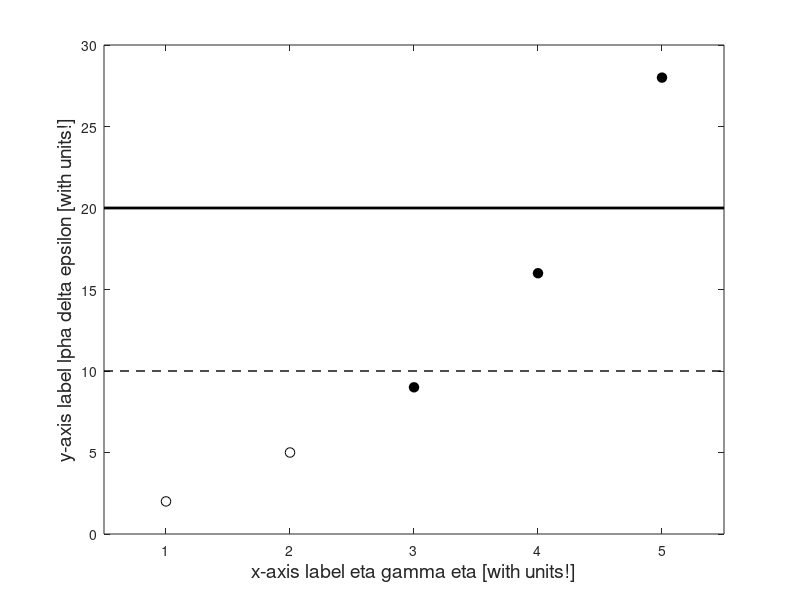

MATLAB code for this plot:
%% This example script is used to demonstrate the following
% 1) the "plot" function (plotting without error bars)
% 2) plotting data points as open circles vs. closed circles
% 3) adding horizontal lines to a plot

%% initialize workspace
close all; % close all open figure windows
clearvars; % clear all variables from the workspace

%% input data -- manual entry

% going to plot y vs. x, but splitting it up into "small" and "large"
% values of x 
x_small = [1, 2];
y_small = [2, 5];
x_large = [3, 4, 5]; 
y_large = [9, 16, 28];

% going to plot two horiztonal lines, 
thick_line_y_value = 20; % define y value of thick, solid horizontal line
thin_line_y_value = 10; % define y value of thin, dotted horizotal line

%% plotting the data
fig1 = figure('color','w'); % create a new figure window

plot(x_small,y_small,'ko','MarkerFaceColor','w','MarkerSize',7); % plot the small data as open circles
                    % x-axis: x_small
                    % y-axis: y_small
                    % marker specification: 'ko' ('k'=black 'o'=circle)
                    % MarkerFaceColor = 'w' (white)
                    % MarkerSize = 7 pt, bigger data points for "salience"

hold on; % keep the data in the current plot when calling a plotting function again

plot(x_large,y_large,'ko','MarkerFaceColor','k','MarkerSize',7); % plot the large data as closed (filled) circles
                    % x-axis: x_small
                    % y-axis: y_small
                    % marker specification: 'ko' ('k'=black 'o'=circle)
                    % MarkerFaceColor = 'k' (black)
                    % MarkerSize = 7 pt, bigger data points for "salience"
xlabel("x-axis label \eta \gamma \beta [with units!]","FontSize",14); % set x axis title
ylabel("y-axis label \alpha \delta \epsilon [with units!]","FontSize",14); % set y axis title
                 
xlim([0.5, 5.5]); % set the x-axis limits
ylim([0 30]); % set the y-axis limits

% plot a thick sold horizontal line that spans across the x limits
plot([0.5, 5.5],[thick_line_y_value,thick_line_y_value],'-k','LineWidth',2.0); 
                    % x-axis: the two extreme limits of the x-axis
                    % y-axis: the y value of the line, repeated twice to
                    %           create two points
                    % line specification: '-k' Solid black line
                    % Linewidth: 2   make the line thicker

% plot a thin dashed horizontal line that spans across the x limits
plot([0.5, 5.5],[thin_line_y_value,thin_line_y_value],'--k','LineWidth',1.0);
                    % x-axis: the two extreme limits of the x-axis
                    % y-axis: the y value of the line, repeated twice to
                    %           create two points
                    % line specification: '--k' dashed black line (double
                    %                               hypen means dashed)
                    % Linewidth: 1  make the line thinner

exportgraphics(fig1,'example-using-plot-function.jpg','Resolution',600); % export figure 1 as "example-using-plot-function.jpg" 
                                                                           % using a resolution of 600 dots per inch (high resolution)

                                                                           